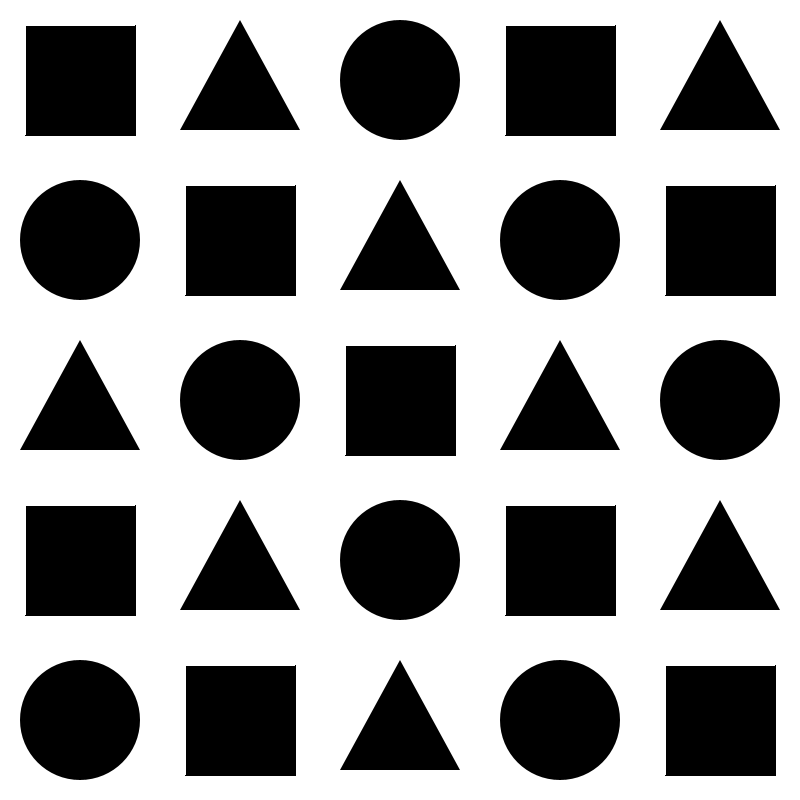
Frame 1 (no input)
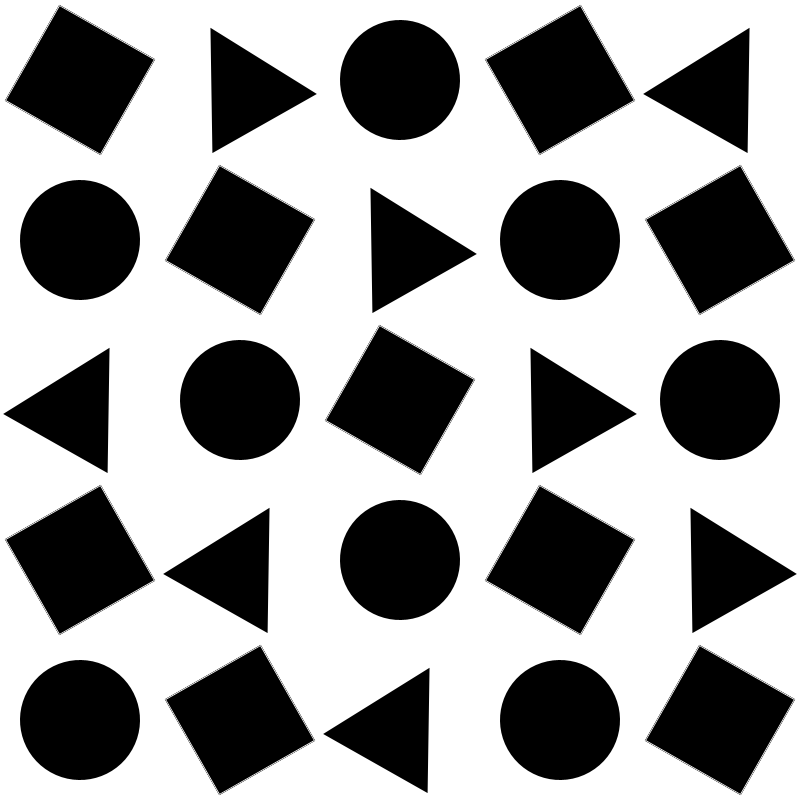
Frame 60 (the mouse pressed at the canvas centre just before this capture)
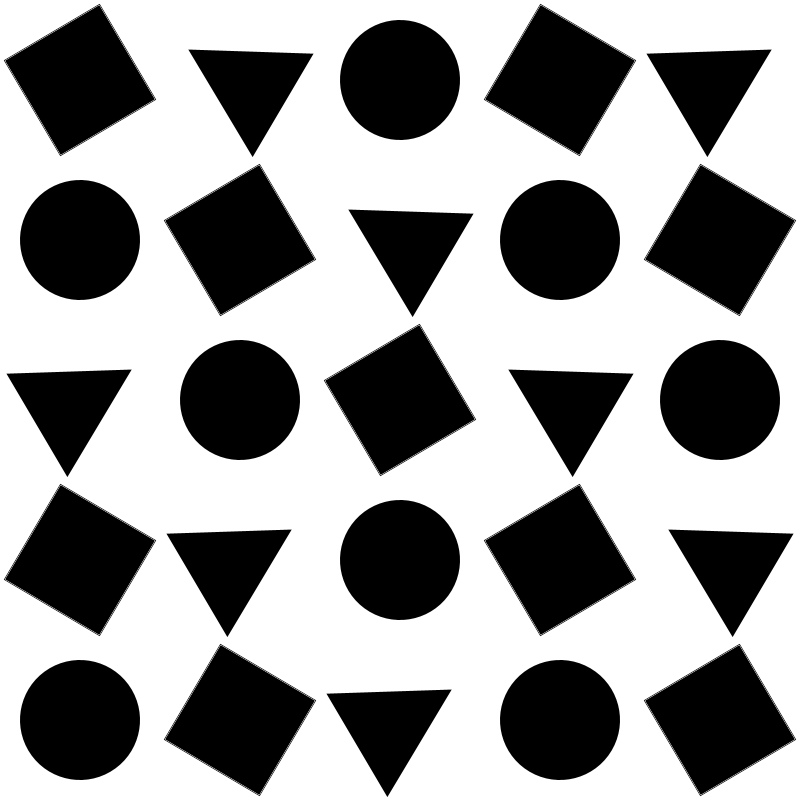
Frame 120 (the mouse held since frame 60 and released just before this capture)

The Processing sketch that drew these frames (run headless with seeded random() and noise(); from frame 60 on, the mouse is pressed at the canvas centre):

// Processing sketch: anti_alias
// ── anti_alias.pde
float angle = 0;

void setup() {
  size(800, 800);
  rectMode(CENTER);
  smooth();
}

void draw() {
  background(255);
  blendMode(DIFFERENCE);
  
  int steps = 5;
  int spacing = width / steps;
  int counter = 0;
  
  for (int x = spacing / 2; x < width; x += spacing) {
    for (int y = spacing / 2; y < height; y += spacing) {
      
      pushMatrix();
      translate(x, y);
      
      if (counter % 2 == 0) {
        rotate(radians(angle));
      } else {
        rotate(radians(-angle));
      }
      
      if (counter % 3 == 0) {
        fill(255);
        stroke(255);
        rect(0, 0, 110, 110);
      } else if (counter % 3 == 1) {
        fill(255);
        noStroke();
        ellipse(0, 0, 120, 120);
      } else {
        fill(255);
        noStroke();
        triangle(-60, 50, 60, 50, 0, -60);
      }
      
      popMatrix();
      counter++;
    }
  }
  
  angle += 0.5;
}
